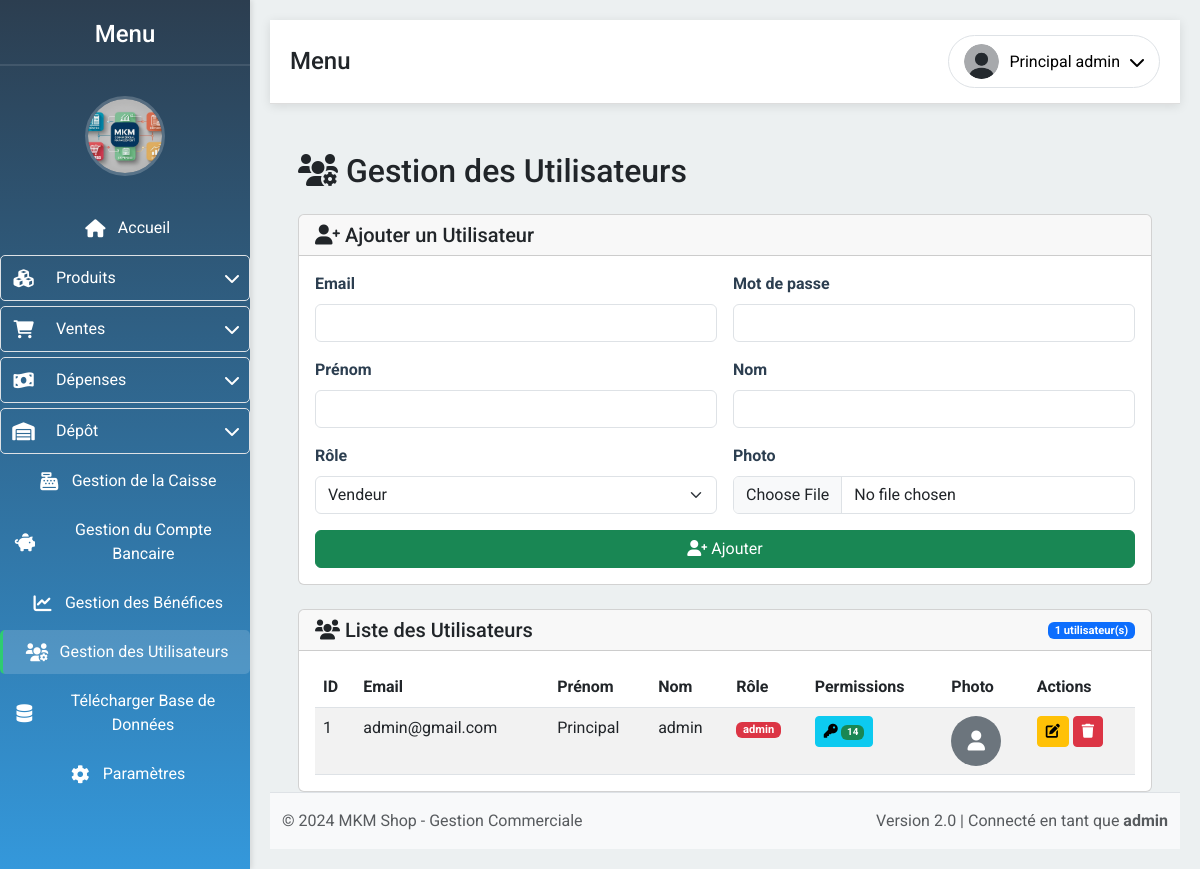
/gestion_utilisateurs (signed in), run on an earlier commit of the app's database.
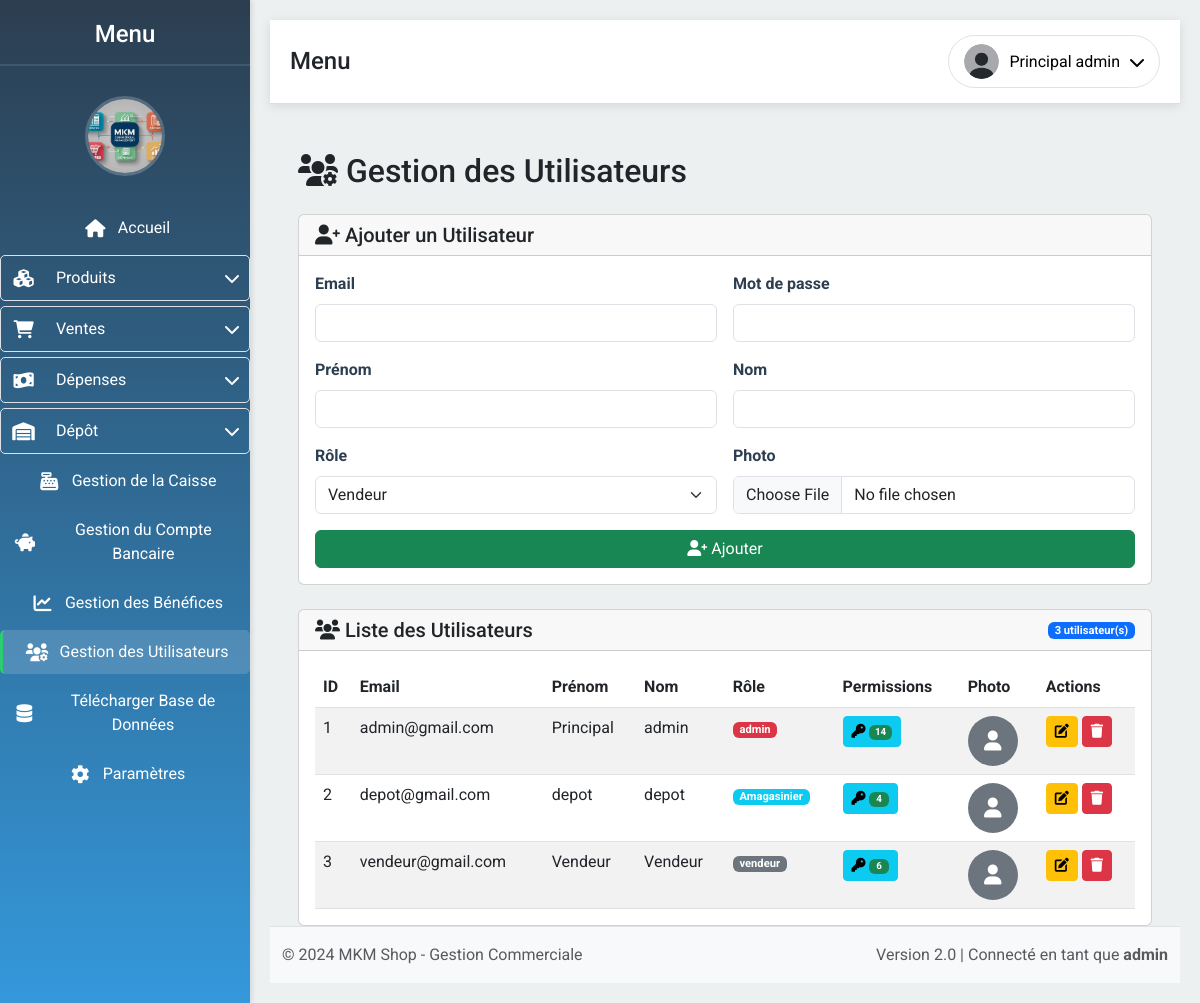
And on a later commit of the database.
### app/models.py (models this page shows, shortened)
class User(UserMixin, db.Model):
    __tablename__ = 'user'
    id = db.Column(db.Integer, primary_key=True)
    email = db.Column(db.String(100), unique=True, nullable=False)
    password = db.Column(db.String(100), nullable=False)
    firstname = db.Column(db.String(100), nullable=True)
    lastname = db.Column(db.String(100), nullable=True)
    photo = db.Column(db.String(200), nullable=True)
    role = db.Column(db.String(50), default='vendeur')
    permissions = db.Column(JSON, nullable=True)
    def is_admin(self):
        return self.role == 'admin'
    def has_permission(self, permission):
        if self.is_admin():
            return True
        return self.permissions and permission in self.permissions

### app/routes.py (the view, shortened to what this page needs)
@bp.route('/gestion_utilisateurs', methods=['GET', 'POST'])
@login_required
@permission_required('gestion_utilisateurs')
def gestion_utilisateurs():
    if not current_user.is_admin():
        flash("Accès refusé. Vous n'avez pas les permissions nécessaires.", 'danger')
        return redirect(url_for('routes.index'))
    all_permissions = [
        'gestion_utilisateurs', 'gestion_produits', 'gestion_ventes', 'gestion_banque', 'gestion_caise',
        'gestion_depot', 'voir_stock_depot', 'voir_stock_boutique', 'voir_stock_globale', 'voir_benefice',
        'gestion_depenses_ordinaires', 'gestion_depenses_recurentes', 'voir_historique_vente',
        'gestion_transactions_stock_boutique', 'gestion_livraisons'  # NOUVEAU
    ]
    utilisateurs = User.query.all()
    return render_template('gestion_utilisateurs.html', utilisateurs=utilisateurs, all_permissions=all_permissions)

### app/templates/gestion_utilisateurs.html (shortened to what this page needs)
{% extends "layout.html" %}
{% block content %}
<div class="container-fluid mt-3 mt-md-5 px-2 px-md-3">
    <h2 class="mb-4">
        <i class="fas fa-users-cog"></i> Gestion des Utilisateurs
    </h2>
    <div class="card mb-4">
        <div class="card-header">
            <h5 class="mb-0"><i class="fas fa-user-plus"></i> Ajouter un Utilisateur</h5>
        </div>
        <div class="card-body">
            <form method="POST" enctype="multipart/form-data">
                <div class="row g-3">
                    <div class="col-12 col-md-6">
                        <label for="email" class="form-label">Email</label>
                        <input type="email" class="form-control" id="email" name="email" required>
                    </div>
                    <div class="col-12 col-md-6">
                        <label for="password" class="form-label">Mot de passe</label>
                        <input type="password" class="form-control" id="password" name="password" required>
                    </div>
                    <div class="col-12 col-md-6">
                        <label for="firstname" class="form-label">Prénom</label>
                        <input type="text" class="form-control" id="firstname" name="firstname" required>
                    </div>
                    <div class="col-12 col-md-6">
                        <label for="lastname" class="form-label">Nom</label>
                        <input type="text" class="form-control" id="lastname" name="lastname" required>
                    </div>
                    <div class="col-12 col-md-6">
                        <label for="role" class="form-label">Rôle</label>
                        <select class="form-select" id="role" name="role" required>
                            <option value="vendeur">Vendeur</option>
                        </select>
                    </div>
                    <div class="col-12 col-md-6">
                        <label for="photo" class="form-label">Photo</label>
                        <input type="file" class="form-control" id="photo" name="photo" accept="image/*">
                    </div>
                    <div class="col-12">
                        <button type="submit" name="ajouter_utilisateur" class="btn btn-success w-100 w-md-auto">
                            <i class="fas fa-user-plus"></i> Ajouter
                        </button>
                    </div>
                </div>
            </form>
        </div>
    </div>
    <div class="card">
        <div class="card-header d-flex justify-content-between align-items-center">
            <h5 class="mb-0"><i class="fas fa-users"></i> Liste des Utilisateurs</h5>
            <span class="badge bg-primary">{{ utilisateurs|length }} utilisateur(s)</span>
        </div>
        <div class="card-body p-0 p-md-3">
            <div class="table-responsive">
                <table class="table table-striped table-hover mb-0">
                    <thead>
                        <tr>
                            <th scope="col" class="d-none d-md-table-cell">ID</th>
                            <th scope="col">Email</th>
                            <th scope="col" class="d-none d-sm-table-cell">Prénom</th>
                            <th scope="col" class="d-none d-sm-table-cell">Nom</th>
                            <th scope="col">Rôle</th>
                            <th scope="col" class="d-none d-lg-table-cell">Permissions</th>
                            <th scope="col" class="d-none d-md-table-cell">Photo</th>
                            <th scope="col">Actions</th>
                        </tr>
                    </thead>
                    <tbody>
                        {% for utilisateur in utilisateurs %}
                        <tr>
                            <td class="d-none d-md-table-cell">{{ utilisateur.id }}</td>
                            <td>
                                <div class="d-flex flex-column">
                                    <span>{{ utilisateur.email }}</span>
                                </div>
                            </td>
                            <td class="d-none d-sm-table-cell">{{ utilisateur.firstname }}</td>
                            <td class="d-none d-sm-table-cell">{{ utilisateur.lastname }}</td>
                            <td>
                                <span class="badge
                                    {% if utilisateur.role == 'admin' %}bg-danger
                                    {% elif utilisateur.role == 'Financier' %}bg-warning text-dark
                                    {% elif utilisateur.role == 'Amagasinier' %}bg-info
                                    {% else %}bg-secondary{% endif %}">
                                    {{ utilisateur.role }}
                                </span>
                            </td>
                            <td class="d-none d-lg-table-cell">
                                <button class="btn btn-info btn-sm btn-permissions"
                                        data-bs-toggle="modal"
                                        data-bs-target="#modalModifierPermissions{{ utilisateur.id }}"
                                        data-bs-toggle="tooltip"
                                        data-bs-placement="top"
                                        title="Voir/Modifier les permissions">
                                    <i class="fas fa-key"></i>
                                    <span class="badge {% if utilisateur.permissions %}bg-success{% else %}bg-danger{% endif %}">
                                        {% if utilisateur.permissions %}
                                            {{ utilisateur.permissions | length }}
                                        {% else %}
                                            0
                                        {% endif %}
                                    </span>
                                </button>
                            </td>
                            <td class="d-none d-md-table-cell">
                                {% if utilisateur.photo %}
                                <img src="{{ url_for('static', filename=utilisateur.photo) }}"
                                     alt="Photo de {{ utilisateur.firstname }}"
                                     width="50"
                                     height="50"
                                     class="img-thumbnail rounded-circle object-fit-cover">
                                {% else %}
                                <div class="avatar-placeholder bg-secondary text-white rounded-circle d-flex align-items-center justify-content-center"
                                     style="width: 50px; height: 50px;">
                                    <i class="fas fa-user"></i>
                                </div>
                                {% endif %}
                            </td>
                            <td>
                                <div class="d-flex flex-wrap gap-1">
                                    <button class="btn btn-warning btn-sm"
                                            data-bs-toggle="modal"
                                            data-bs-target="#modalModifierUtilisateur{{ utilisateur.id }}"
                                            data-bs-toggle="tooltip"
                                            data-bs-placement="top"
                                            title="Modifier">
                                        <i class="fas fa-edit d-none d-sm-inline"></i>
                                    </button>
                                    <button class="btn btn-danger btn-sm"
                                            data-bs-toggle="modal"
                                            data-bs-target="#modalSupprimerUtilisateur{{ utilisateur.id }}"
                                            data-bs-toggle="tooltip"
                                            data-bs-placement="top"
                                            title="Supprimer">
                                        <i class="fas fa-trash d-none d-sm-inline"></i>
                                    </button>
                                </div>
                            </td>
                        </tr>
                        {% endfor %}
                    </tbody>
                </table>
            </div>
        </div>
    </div>
</div>
{% endblock %}

### app/templates/layout.html (shortened to what this page needs)
<!DOCTYPE html>
<html lang="fr">
<head>
    <link href="{{ url_for('static', filename='css/bootstrap.min.css') }}" rel="stylesheet">
    <link href="{{ url_for('static', filename='css/all.min.css') }}" rel="stylesheet">
    <link href="{{ url_for('static', filename='css/style.css') }}" rel="stylesheet">
</head>
<body>
    <div class="sidebar" id="sidebar">
        <h2 style="text-align: center;">Menu</h2>
        <div class="logo-container" style="text-align: center; margin-top: 20px;">
            <img src="{{ url_for('static', filename='uploads/logo.png') }}" alt="Logo" style="width: 80px; height: 80px; border-radius: 50%; object-fit: cover;">
        </div>
        <a href="/" class="nav-link {% if request.endpoint == 'routes.index' %}active{% endif %}">
            <i class="fas fa-home"></i> <span>Accueil</span>
        </a>
        {% if current_user.is_authenticated %}
            {% if current_user.has_permission('gestion_produits') or current_user.has_permission('voir_stock_boutique') or current_user.has_permission('voir_stock_globale') %}
                <a href="javascript:void(0)" class="nav-link dropdown-toggle" id="dropdown-produits">
                    <i class="fas fa-cubes"></i> <span>Produits</span>
                </a>
            {% endif %}
            {% if current_user.has_permission('gestion_ventes') or current_user.has_permission('voir_historique_vente') %}
                <a href="javascript:void(0)" class="nav-link dropdown-toggle" id="dropdown-ventes">
                    <i class="fas fa-shopping-cart"></i> <span>Ventes</span>
                </a>
            {% endif %}
            {% if current_user.has_permission('gestion_depenses_ordinaires') or current_user.has_permission('gestion_depenses_recurrentes') %}
                <a href="javascript:void(0)" class="nav-link dropdown-toggle" id="dropdown-depenses">
                    <i class="fas fa-money-bill-wave"></i> <span>Dépenses</span>
                </a>
            {% endif %}
            {% if current_user.has_permission('gestion_depot') or current_user.has_permission('voir_stock_depot') or current_user.has_permission('gestion_livraisons') %}
                <a href="javascript:void(0)" class="nav-link dropdown-toggle" id="dropdown-depot">
                    <i class="fas fa-warehouse"></i> <span>Dépôt</span>
                </a>
            {% endif %}
            {% if current_user.has_permission('gestion_caise') %}
                <a href="/gestion_caisse" class="nav-link {% if request.endpoint == 'routes.gestion_caisse' %}active{% endif %}">
                    <i class="fas fa-cash-register"></i> <span>Gestion de la Caisse</span>
                </a>
            {% endif %}
            {% if current_user.has_permission('gestion_banque') %}
                <a href="/gestion_compte_bancaire" class="nav-link {% if request.endpoint == 'routes.gestion_compte_bancaire' %}active{% endif %}">
                    <i class="fas fa-piggy-bank"></i> <span>Gestion du Compte Bancaire</span>
                </a>
            {% endif %}
            {% if current_user.has_permission('voir_benefice') %}
                <a href="/benefices" class="nav-link {% if request.endpoint == 'routes.gestion_benefices' %}active{% endif %}">
                    <i class="fas fa-chart-line"></i> <span>Gestion des Bénéfices</span>
                </a>
            {% endif %}
            {% if current_user.has_permission('gestion_utilisateurs') %}
                <a href="/gestion_utilisateurs" class="nav-link {% if request.endpoint == 'routes.gestion_utilisateurs' %}active{% endif %}">
                    <i class="fas fa-users-cog"></i> <span>Gestion des Utilisateurs</span>
                </a>
            {% endif %}
            {% if current_user.has_permission('gestion_utilisateurs') %}
                <a href="{{ url_for('routes.telecharger_base_donnees') }}" class="nav-link">
                    <i class="fas fa-database"></i> <span>Télécharger Base de Données</span>
                </a>
            {% endif %}
            <a href="/parametres" class="nav-link {% if request.endpoint == 'routes.parametres' %}active{% endif %}">
                <i class="fas fa-cog"></i> <span>Paramètres</span>
            </a>
        {% endif %}
    </div>
    <div class="content">
        <div class="header">
            <div class="page-title">
                <h4 class="mb-0">{% block page_title %}{% endblock %}</h4>
            </div>
            <div class="dropdown">
                {% if current_user.is_authenticated %}
                    <button class="btn btn-light dropdown-toggle" id="profileDropdown" data-bs-toggle="dropdown">
                        <img src="{{ url_for('static', filename=current_user.photo if current_user.photo else 'images/default.png') }}"
                             alt="Profile Picture" width="40" height="40" class="rounded-circle">
                        <span class="d-none d-md-inline">{{ current_user.firstname }} {{ current_user.lastname }}</span>
                    </button>
                {% else %}
                    <a href="/login" class="btn btn-light">
                        <i class="fas fa-sign-in-alt"></i> Connexion
                    </a>
                {% endif %}
            </div>
        </div>
        <div class="container-fluid mt-4 content-ajax">
            {% block content %}{% endblock %}
        </div>
        <footer class="footer mt-auto py-3 bg-light border-top">
            <div class="container">
                <div class="row">
                    <div class="col-md-6">
                        <span class="text-muted">© 2024 MKM Shop - Gestion Commerciale</span>
                    </div>
                    <div class="col-md-6 text-md-end">
                        <span class="text-muted">Version 2.0 | {% if current_user.is_authenticated %}Connecté en tant que <strong>{{ current_user.role }}</strong>{% endif %}</span>
                    </div>
                </div>
            </div>
        </footer>
    </div>
</body>
</html>

What changed in the data, as far as the page shows it:
added User: id "2", email "depot@gmail.com", firstname "depot", lastname "depot", role "Amagasinier", permissions|length "4"
added User: id "3", email "vendeur@gmail.com", firstname "Vendeur", lastname "Vendeur", role "vendeur", permissions|length "6"
Also different on the page:
{{ utilisateurs|length }}: "1" → "3"
